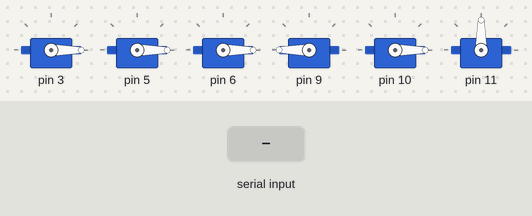
The sketch below on a simulated Arduino Uno, built with avr-gcc and run on an emulated ATmega328P. On the bench: 6 × servo. The inputs (shaded band) are chosen by the test bench. What the sketch prints to the serial monitor is not drawn.

Above: at 1.2 s.
1.3 s: "G" received over Serial
At 3.6 s:
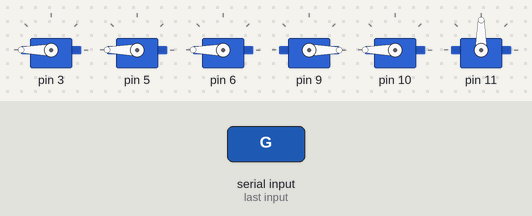
3.9 s: "R" received over Serial
At 4.05 s:
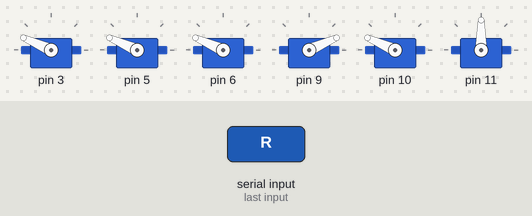
6.5 s: "C" received over Serial
At 8.8 s:
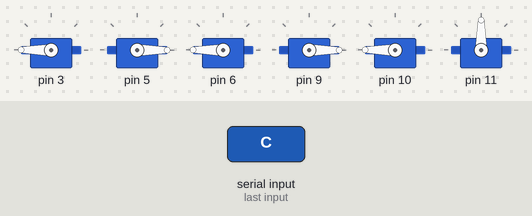
9.1 s: "1" received over Serial
At 10.8 s:
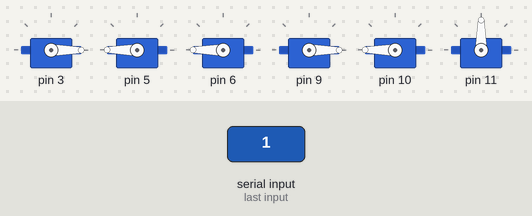
11.7 s: "2" received over Serial
At 14.0 s:
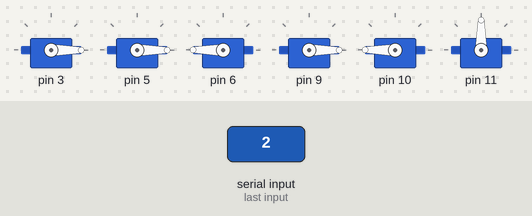
14.3 s: "3" received over Serial
At 16.0 s:
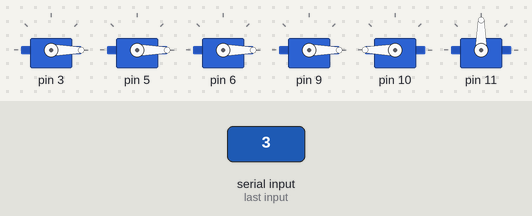
Timing chart, 0 to 17.5 s (numbered marks = the images above; inputs shaded):
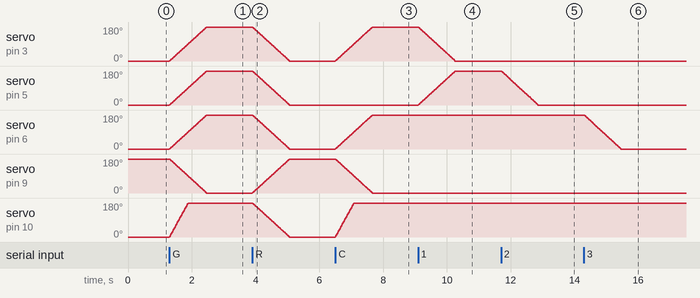

The sketch:

Bionic_Movement.ino
```cpp
#include <Servo.h>
#include "Filter.h"
Servo myservo[6];  // create servo object to control a servo
char ch = '0';
boolean state = 0;
int startup=0;

//Global Variables
ExponentialFilter<long> ADCFilter1(110, 0);
ExponentialFilter<long> ADCFilter2(110, 0);

void setup() {
  Serial.begin(115200);
  myservo[0].attach(3);  // attaches the servo on pin 9 to the servo object
  myservo[1].attach(5);  // attaches the servo on pin 9 to the servo object
  myservo[2].attach(6);  // attaches the servo on pin 9 to the servo object
  myservo[3].attach(9);  // attaches the servo on pin 9 to the servo object
  myservo[4].attach(10);  // attaches the servo on pin 9 to the servo object
  myservo[5].attach(11);  // attaches the servo on pin 9 to the servo object

  myservo[0].write(0);
  myservo[1].write(0);
  myservo[2].write(0);
  myservo[3].write(180);
  myservo[4].write(0);
  myservo[5].write(90);

}

void loop() {
  int filtered1 = 0;
  int filtered2 = 0;
//
//  while(1)
//  {
//  ADCFilter1.Filter(analogRead(A0));
//  filtered1 = ADCFilter1.Current();
//  ADCFilter2.Filter(analogRead(A1));
//  filtered2 = ADCFilter2.Current();
//  Serial.println(filtered1);
//  if(filtered1>80)
//  break;
//  }
//
//    if (state)
//    {
//      ServoWrite(0, 180, 1, 180, 2, 180, 3, 0, 4, 180, 5, 90);
//      state = 0;
//    }
//    else
//    {
//      ServoWrite(0, 0, 1, 0, 2, 0, 3, 180, 4, 0, 5, 90);
//      state = 1;
//    }

  if (Serial.available())
  {
    ch = Serial.read();
  }
  Serial.println(ch);
  if (ch == 'G')
    ServoWrite(0, 180, 1, 180, 2, 180, 3, 0, 4, 180, 5, 90);
  if (ch == 'R')
    ServoWrite(0, 0, 1, 0, 2, 0, 3, 180, 4, 0, 5, 90);
  if (ch == 'C')
    ServoWrite(0, 180, 1, 0, 2, 180, 3, 0, 4, 180, 5, 90);
  if (ch == '1')
    ServoWrite(0, 0, 1, 180, 2, 180, 3, 0, 4, 180, 5, 90);
  if (ch == '2')
    ServoWrite(0, 0, 1, 0, 2, 180, 3, 0, 4, 180, 5, 90);
  if (ch == '3')
    ServoWrite(0, 0, 1, 0, 2, 0, 3, 0, 4, 180, 5, 90);
  if (ch == '4')
    ServoWrite(0, 0, 1, 0, 2, 0, 3, 180, 4, 180, 5, 90);
  if (ch == '5')
    ServoWrite(0, 0, 1, 0, 2, 0, 3, 180, 4, 0, 5, 90);
}

void ServoWrite(int n1, int a1, int n2, int a2, int n3, int a3, int n4, int a4, int n5, int a5, int n6, int a6)
{
  int i1 = myservo[n1].read();
  int i2 = myservo[n2].read();
  int i3 = myservo[n3].read();
  int i4 = myservo[n4].read();
  int i5 = myservo[n5].read();
  int i6 = myservo[n6].read();

  while (i1 != a1 || i2 != a2 || i3 != a3 || i4 != a4 || i5 != a5 || i6 != a6)
  {
    if (i1 < a1)
      i1++;
    if (i1 > a1)
      i1--;

    if (i2 < a2)
      i2++;
    if (i2 > a2)
      i2--;

    if (i3 < a3)
      i3++;
    if (i3 > a3)
      i3--;

    if (i4 < a4)
      i4++;
    if (i4 > a4)
      i4--;

    if (i5 < a5)
      i5 = i5 + 2;
    if (i5 > a5)
      i5--;

    if (i6 < a6)
      i6++;
    if (i6 > a6)
      i6--;

    myservo[n1].write(i1);
    myservo[n2].write(i2);
    myservo[n3].write(i3);
    myservo[n4].write(i4);
    myservo[n5].write(i5);
    myservo[n6].write(i6);
    delay(6);
  }
}
```

Measured:
- after the input at 1.3 s, servo on pin 3, servo on pin 5, servo on pin 6: moves from 0° to 180° over 1.2 s, starting at once; servo on pin 9: moves from 180° to 0° over 1.2 s, starting at once; servo on pin 10: moves from 0° to 180° over 0.59 s, starting at once
- after the input at 3.9 s, servo on pin 3, servo on pin 5, servo on pin 6, servo on pin 10: moves from 180° to 0° over 1.2 s, starting at once; servo on pin 9: moves from 0° to 180° over 1.2 s, starting at once
- after the input at 6.5 s, servo on pin 3, servo on pin 6: moves from 0° to 180° over 1.2 s, starting at once; servo on pin 9: moves from 180° to 0° over 1.2 s, starting at once; servo on pin 10: moves from 0° to 180° over 0.59 s, starting at once
- after the input at 9.1 s, servo on pin 3: moves from 180° to 0° over 1.2 s, starting at once; servo on pin 5: moves from 0° to 180° over 1.2 s, starting at once
- after the input at 11.7 s, servo on pin 5: moves from 180° to 0° over 1.2 s, starting at once
- after the input at 14.3 s, servo on pin 6: moves from 180° to 0° over 1.2 s, starting at once
